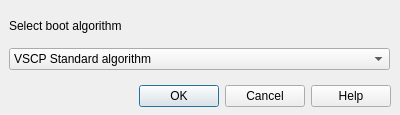
<?xml version="1.0" encoding="UTF-8"?>
<ui version="4.0">
 <class>CDlgSelectBootAlgorithm</class>
 <widget class="QDialog" name="CDlgSelectBootAlgorithm">
  <property name="geometry">
   <rect>
    <x>0</x>
    <y>0</y>
    <width>400</width>
    <height>115</height>
   </rect>
  </property>
  <property name="windowTitle">
   <string>Dialog</string>
  </property>
  <widget class="QDialogButtonBox" name="buttonBox">
   <property name="geometry">
    <rect>
     <x>10</x>
     <y>80</y>
     <width>381</width>
     <height>32</height>
    </rect>
   </property>
   <property name="orientation">
    <enum>Qt::Horizontal</enum>
   </property>
   <property name="standardButtons">
    <set>QDialogButtonBox::Cancel|QDialogButtonBox::Help|QDialogButtonBox::Ok</set>
   </property>
  </widget>
  <widget class="QWidget" name="verticalLayoutWidget">
   <property name="geometry">
    <rect>
     <x>9</x>
     <y>9</y>
     <width>381</width>
     <height>61</height>
    </rect>
   </property>
   <layout class="QVBoxLayout" name="verticalLayout">
    <item>
     <widget class="QLabel" name="label">
      <property name="text">
       <string>Select boot algorithm</string>
      </property>
     </widget>
    </item>
    <item>
     <widget class="QComboBox" name="comboBootAlgorithm">
      <item>
       <property name="text">
        <string>VSCP Standard algorithm</string>
       </property>
      </item>
      <item>
       <property name="text">
        <string>Microchip PIC1 algorithm</string>
       </property>
      </item>
      <item>
       <property name="text">
        <string>Microchip/Atmel AVR1 algorithm</string>
       </property>
      </item>
      <item>
       <property name="text">
        <string>NXP NXP1 algorithm</string>
       </property>
      </item>
      <item>
       <property name="text">
        <string>ST Algorithm</string>
       </property>
      </item>
      <item>
       <property name="text">
        <string>Freescale Kinetics algorithm</string>
       </property>
      </item>
      <item>
       <property name="text">
        <string>ESP algorithm</string>
       </property>
      </item>
      <item>
       <property name="text">
        <string>No bootloading algorithm</string>
       </property>
      </item>
     </widget>
    </item>
   </layout>
  </widget>
 </widget>
 <resources/>
 <connections>
  <connection>
   <sender>buttonBox</sender>
   <signal>accepted()</signal>
   <receiver>CDlgSelectBootAlgorithm</receiver>
   <slot>accept()</slot>
   <hints>
    <hint type="sourcelabel">
     <x>248</x>
     <y>254</y>
    </hint>
    <hint type="destinationlabel">
     <x>157</x>
     <y>274</y>
    </hint>
   </hints>
  </connection>
  <connection>
   <sender>buttonBox</sender>
   <signal>rejected()</signal>
   <receiver>CDlgSelectBootAlgorithm</receiver>
   <slot>reject()</slot>
   <hints>
    <hint type="sourcelabel">
     <x>316</x>
     <y>260</y>
    </hint>
    <hint type="destinationlabel">
     <x>286</x>
     <y>274</y>
    </hint>
   </hints>
  </connection>
 </connections>
</ui>
